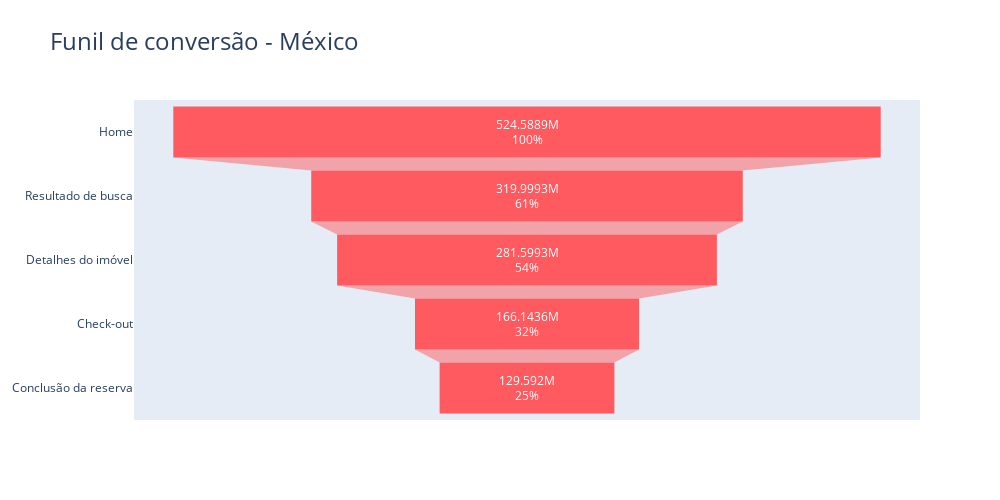

Notebook code cell kept with this figure:
### Markdown cell above
### México

### Code cell
cols = list(fluxo_mex_df.columns)
totais = fluxo_mex_df[cols].sum()

# Criar o gráfico de funil
fig = go.Figure(
    go.Funnel(
        y = totais.index,
        x = totais.values,
        textinfo='value+percent initial',
        hovertemplate='%{y}<br>%{percentInitial} do inicial<br>%{percentPrevious} do anterior<extra></extra>',
        marker=dict(color='#ff5a5f'),
        textfont=dict(color='white')
        ))

fig.update_layout(
    autosize=False,
    width=1000,
    height=500,
    title = dict(text = 'Funil de conversão - México'),
    title_font = dict(size = 24),
    hoverlabel=dict(
        font=dict(color='white')
))

fig.show()

### Figure 1 — Plotly figure (JSON) as saved in the notebook; plotly's stock layout.template omitted (floating-point values rounded to 4 significant figures)
{"data": [{"hovertemplate": "%{y}<br>%{percentInitial} do inicial<br>%{percentPrevious} do anterior<extra></extra>", "marker": {"color": "#ff5a5f"}, "textfont": {"color": "white"}, "textinfo": "value+percent initial", "type": "funnel", "x": [524600000.0, 320000000.0, 281600000.0, 166100000.0, 129600000.0], "y": ["Home", "Resultado de busca", "Detalhes do imóvel", "Check-out", "Conclusão da reserva"]}], "layout": {"autosize": false, "height": 500, "hoverlabel": {"font": {"color": "white"}}, "title": {"font": {"size": 24}, "text": "Funil de conversão - México"}, "width": 1000}}
